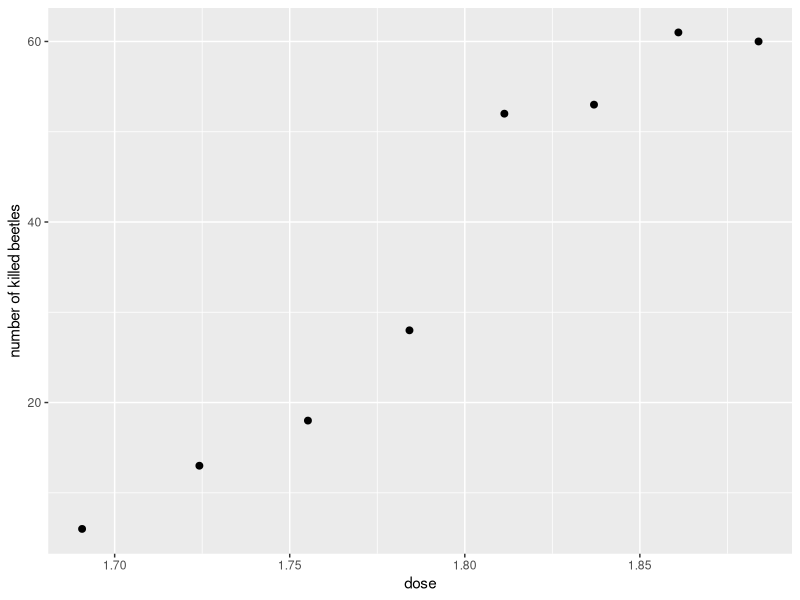
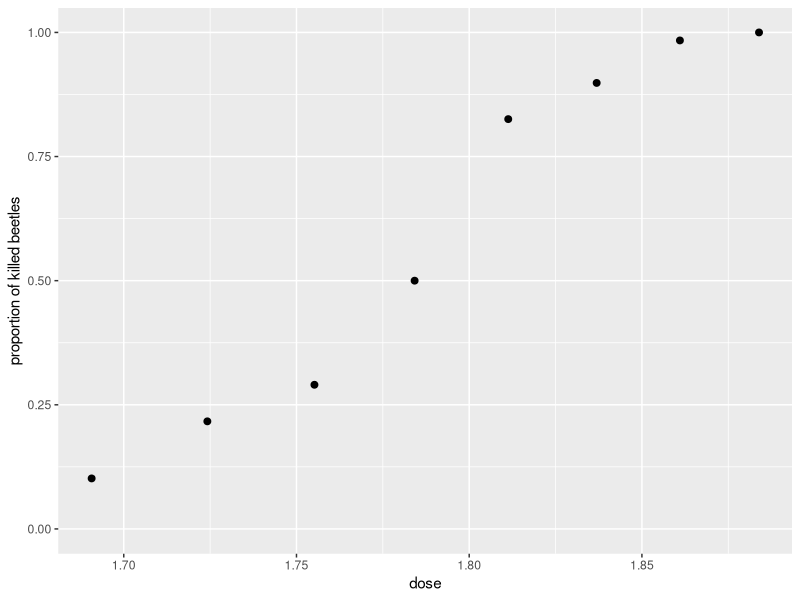
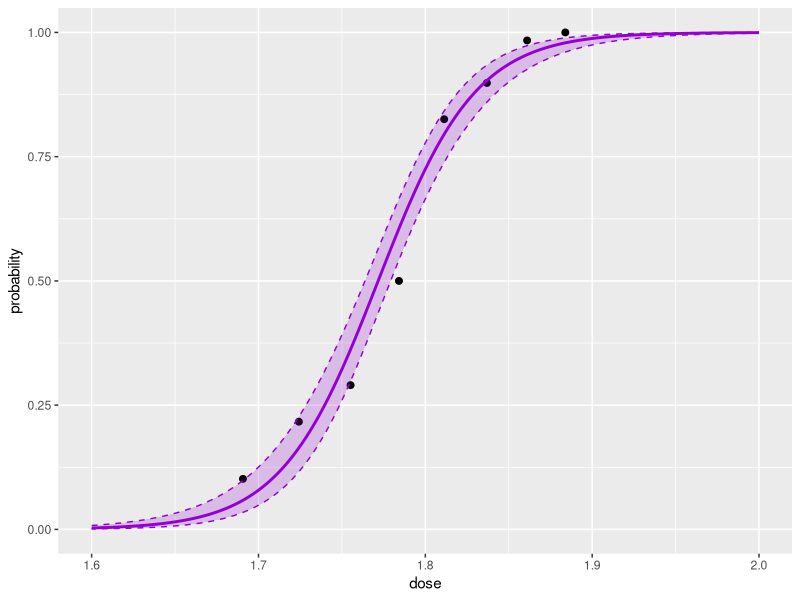
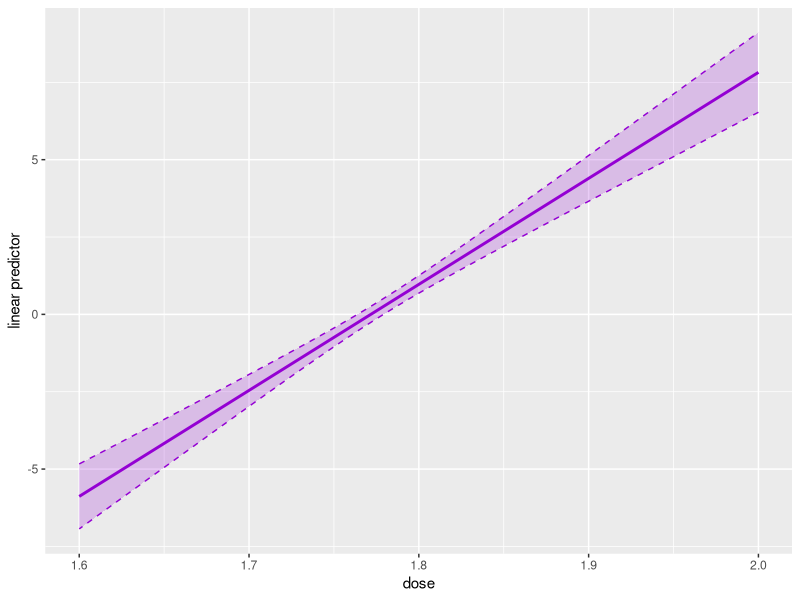
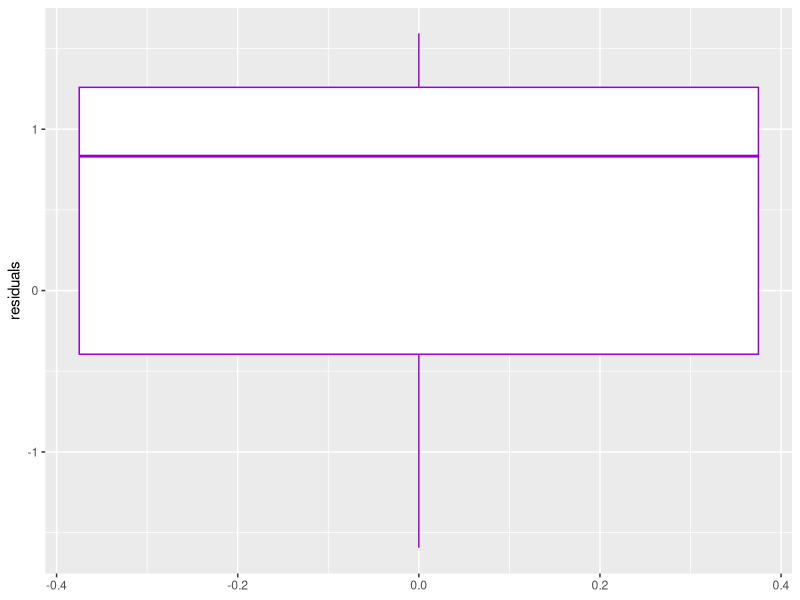
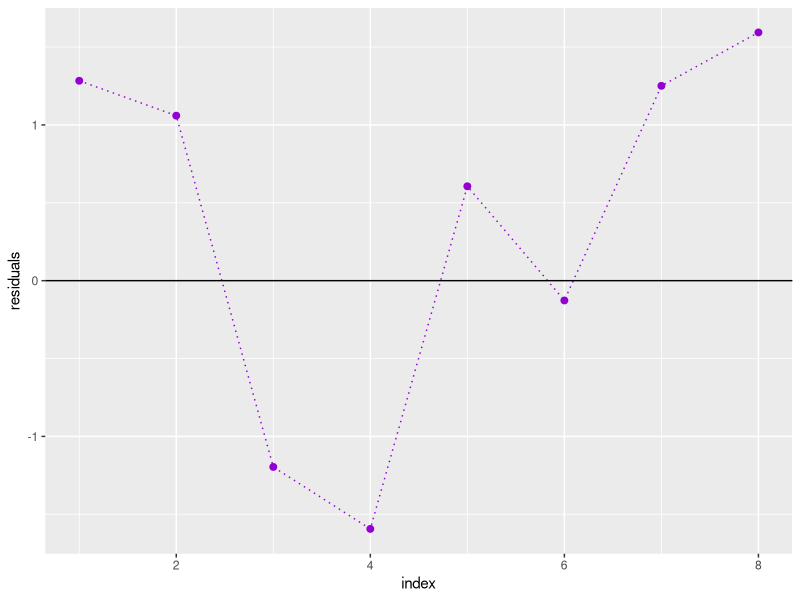
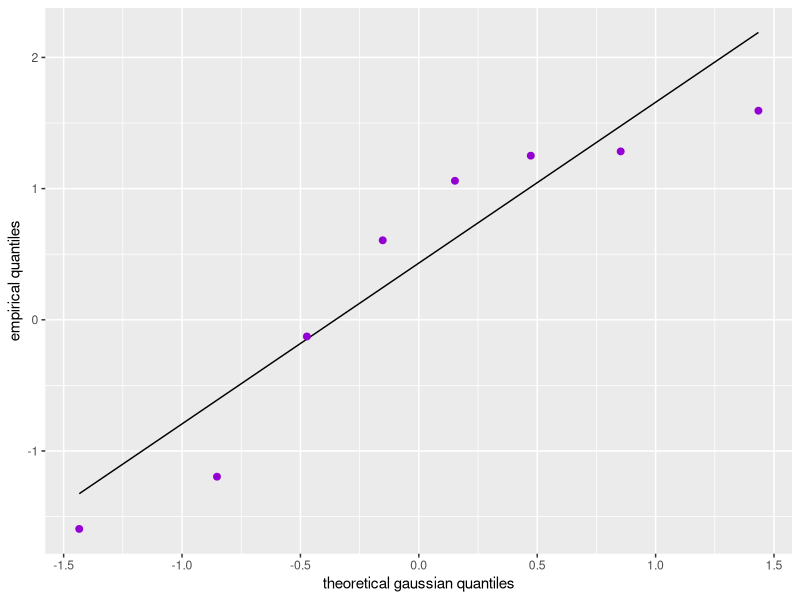
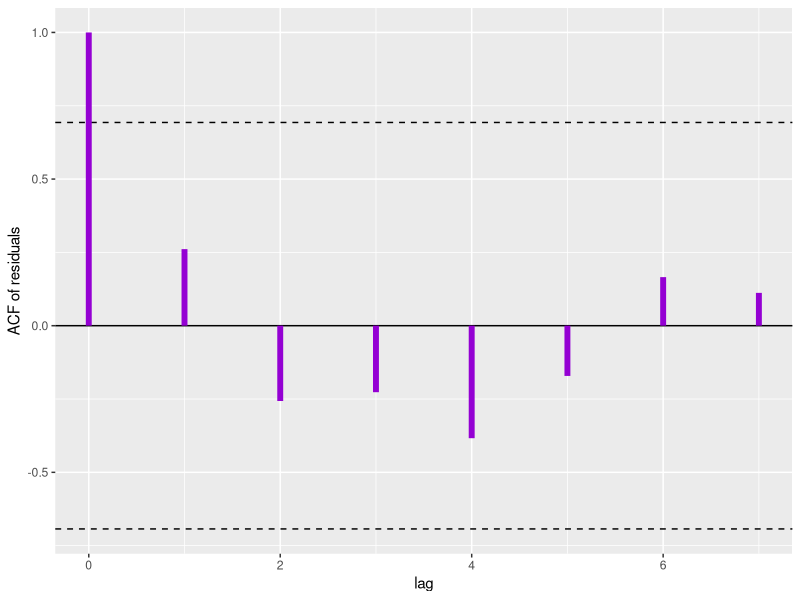

The R source for these figures, in order:
library("dplyr")
library("ggplot2")

dt <- read.csv2 (file = "data/beetle.csv")
str(dt)
dt <- dt |> mutate(
  prop = killed / population, 
  survived = population - killed
  )
summary(dt)
n <- nrow(dt)
alpha <- 0.05
q <- qnorm(1 - alpha / 2)

ggplot(dt, aes(x = dose, y = killed)) + 
  geom_point(size = 2.0) + 
  labs(x = "dose", y = "number of killed beetles")

ggplot(dt, aes(x = dose, y = prop)) + 
  geom_point(size = 2.0) + 
  labs(x = "dose", y = "proportion of killed beetles") + 
  ylim(c(0, 1))

# logit link 

model.logit <- glm(cbind(killed, survived) ~ dose, data = dt, family = binomial(link = "logit"))
summary(model.logit)

x.new <- data.frame(
  dose = seq(1.6, 2.0, by = 0.001)
  )

fit.logit <- predict(model.logit, x.new, type = "response", se.fit = FALSE) |> 
  as.data.frame() |> 
	cbind(x.new) |> 
  mutate(model = "logit")

eta.logit <- predict(model.logit, x.new, type = "link", se.fit = TRUE) |> 
  as.data.frame() |> 
	cbind(x.new) |> 
  transmute(
    model = "logit", 
    dose = dose, 
    eta = fit,                               # linear predictor
    eta.lower = fit - q * se.fit,            # lower bound ( 2.5%) for linear predictor
    eta.upper = fit + q * se.fit,            # upper bound (97.5%) for linear predictor
    fit = 1 / (1 + exp(-eta)),               # fit
    fit.lower = 1 / (1 + exp(- eta.lower)),  # lower bound ( 2.5%) for fit
    fit.upper = 1 / (1 + exp(- eta.upper))   # upper bound (97.5%) for fit
    )

ggplot() + 
  geom_point(data = dt, mapping = aes(x = dose, y = prop), size = 2.0) + 
  geom_ribbon(data = eta.logit, mapping = aes(x = dose, ymin = fit.lower, ymax = fit.upper), size = 0.5, alpha = 0.2, fill = "darkviolet", color = "darkviolet", linetype = "dashed") + 
  geom_line(data = eta.logit, aes(x = dose, y = fit), color = "darkviolet", size = 1.0) + 
  labs(x = "dose", y = "probability")

ggplot() + 
  geom_ribbon(data = eta.logit, mapping = aes(x = dose, ymin = eta.lower, ymax = eta.upper), size = 0.5, alpha = 0.2, fill = "darkviolet", color = "darkviolet", linetype = "dashed") + 
  geom_line(data = eta.logit, aes(x = dose, y = eta), color = "darkviolet", size = 1.0) + 
  labs(x = "dose", y = "linear predictor")

# residuals 
dr <- dt |> mutate(r = residuals(model.logit))
ggplot(dr, aes(y = r)) + 
  geom_boxplot(color = "darkviolet") + 
  labs(y = "residuals")
ggplot(dr, aes(x = 1:n, y = r)) + 
  geom_line(linetype = "dotted", color = "darkviolet") + 
  geom_point(size = 2.0, color = "darkviolet") + 
  geom_hline(yintercept = 0) + 
  labs(x = "index", y = "residuals")
ggplot(dr, aes(sample = r)) + 
	geom_qq_line(distribution = stats::qnorm) + 
	geom_qq(distribution = stats::qnorm, size = 2.0, color = "darkviolet") + 
	labs(x = "theoretical gaussian quantiles", y = "empirical quantiles")
w <- acf(dr$r, plot = FALSE)
acf <- data.frame(lag = c(w$lag), acf = c(w$acf))
acf.CI <- q / sqrt(n)
ggplot(acf, aes(x = lag, y = acf)) + 
  geom_hline(yintercept = 0) + 
  geom_hline(yintercept = -acf.CI, linetype = "dashed") +
  geom_hline(yintercept = acf.CI, linetype = "dashed") +
  geom_segment(mapping = aes(xend = lag, yend = 0), size = 2.0, color = "darkviolet") + 
	labs(x = "lag", y = "ACF of residuals")

# probit link 

model.probit <- glm(cbind(killed, survived) ~ dose, data = dt, family = binomial(link = "probit"))
summary(model.probit)

eta.probit <- predict(model.probit, x.new, type = "link", se.fit = TRUE) |> 
  as.data.frame() |> 
	cbind(x.new) |> 
  transmute(
    model = "probit", 
    dose = dose, 
    eta = fit,
    eta.lower = fit - q * se.fit,
    eta.upper = fit + q * se.fit,
    fit = pnorm(eta),
    fit.lower = pnorm(eta.lower),
    fit.upper = pnorm(eta.upper)
    )

ggplot() + 
  geom_point(data = dt, mapping = aes(x = dose, y = prop), size = 2.0) + 
  geom_ribbon(data = eta.probit, mapping = aes(x = dose, ymin = fit.lower, ymax = fit.upper), size = 0.5, alpha = 0.2, fill = "darkviolet", color = "darkviolet", linetype = "dashed") + 
  geom_line(data = eta.probit, aes(x = dose, y = fit), color = "darkviolet", size = 1.0) + 
  labs(x = "dose", y = "probability")

ggplot() + 
  geom_ribbon(data = eta.probit, mapping = aes(x = dose, ymin = eta.lower, ymax = eta.upper), size = 0.5, alpha = 0.2, fill = "darkviolet", color = "darkviolet", linetype = "dashed") + 
  geom_line(data = eta.probit, aes(x = dose, y = eta), color = "darkviolet", size = 1.0) + 
  labs(x = "dose", y = "linear predictor")

# residuals 
dr <- dt |> mutate(r = residuals(model.probit))
ggplot(dr, aes(y = r)) + 
  geom_boxplot(color = "darkviolet") + 
  labs(y = "residuals")
ggplot(dr, aes(x = 1:n, y = r)) + 
  geom_line(linetype = "dotted", color = "darkviolet") + 
  geom_point(size = 2.0, color = "darkviolet") + 
  geom_hline(yintercept = 0) + 
  labs(x = "index", y = "residuals")
ggplot(dr, aes(sample = r)) + 
	geom_qq_line(distribution = stats::qnorm) + 
	geom_qq(distribution = stats::qnorm, size = 2.0, color = "darkviolet") + 
	labs(x = "theoretical gaussian quantiles", y = "empirical quantiles")
w <- acf(dr$r, plot = FALSE)
acf <- data.frame(lag = c(w$lag), acf = c(w$acf))
acf.CI <- q / sqrt(n)
ggplot(acf, aes(x = lag, y = acf)) + 
  geom_hline(yintercept = 0) + 
  geom_hline(yintercept = -acf.CI, linetype = "dashed") +
  geom_hline(yintercept = acf.CI, linetype = "dashed") +
  geom_segment(mapping = aes(xend = lag, yend = 0), size = 2.0, color = "darkviolet") + 
	labs(x = "lag", y = "ACF of residuals")


# CLogLog link

model.CLogLog <- glm(cbind(killed, survived) ~ dose, data = dt, family = binomial(link = "cloglog"))
summary(model.CLogLog)

eta.CLogLog <- predict(model.CLogLog, x.new, type = "link", se.fit = TRUE) |> 
  as.data.frame() |> 
	cbind(x.new) |> 
  transmute(
    model = "CLogLog", 
    dose = dose, 
    eta = fit,
    eta.lower = fit - q * se.fit,
    eta.upper = fit + q * se.fit,
    fit = 1 - exp(- exp(eta)), 
    fit.lower = 1 - exp(- exp(eta.lower)),
    fit.upper = 1 - exp(- exp(eta.upper))
    )

ggplot() + 
  geom_point(data = dt, mapping = aes(x = dose, y = prop), size = 2.0) + 
  geom_ribbon(data = eta.CLogLog, mapping = aes(x = dose, ymin = fit.lower, ymax = fit.upper), size = 0.5, alpha = 0.2, fill = "darkviolet", color = "darkviolet", linetype = "dashed") + 
  geom_line(data = eta.CLogLog, aes(x = dose, y = fit), color = "darkviolet", size = 1.0) + 
  labs(x = "dose", y = "probability")

ggplot() + 
  geom_ribbon(data = eta.CLogLog, mapping = aes(x = dose, ymin = eta.lower, ymax = eta.upper), size = 0.5, alpha = 0.2, fill = "darkviolet", color = "darkviolet", linetype = "dashed") + 
  geom_line(data = eta.CLogLog, aes(x = dose, y = eta), color = "darkviolet", size = 1.0) + 
  labs(x = "dose", y = "linear predictor")

# residuals 
dr <- dt |> mutate(r = residuals(model.CLogLog))
ggplot(dr, aes(y = r)) + 
  geom_boxplot(color = "darkviolet") + 
  labs(y = "residuals")
ggplot(dr, aes(x = 1:n, y = r)) + 
  geom_line(linetype = "dotted", color = "darkviolet") + 
  geom_point(size = 2.0, color = "darkviolet") + 
  geom_hline(yintercept = 0) + 
  labs(x = "index", y = "residuals")
ggplot(dr, aes(sample = r)) + 
	geom_qq_line(distribution = stats::qnorm) + 
	geom_qq(distribution = stats::qnorm, size = 2.0, color = "darkviolet") + 
	labs(x = "theoretical gaussian quantiles", y = "empirical quantiles")
w <- acf(dr$r, plot = FALSE)
acf <- data.frame(lag = c(w$lag), acf = c(w$acf))
acf.CI <- q / sqrt(n)
ggplot(acf, aes(x = lag, y = acf)) + 
  geom_hline(yintercept = 0) + 
  geom_hline(yintercept = -acf.CI, linetype = "dashed") +
  geom_hline(yintercept = acf.CI, linetype = "dashed") +
  geom_segment(mapping = aes(xend = lag, yend = 0), size = 2.0, color = "darkviolet") + 
	labs(x = "lag", y = "ACF of residuals")

# summary 

eta <- rbind(eta.logit, eta.probit, eta.CLogLog)

ggplot() + 
  geom_point(data = dt, mapping = aes(x = dose, y = prop), size = 2.0, color = "black") + 
  geom_line(data = eta, aes(x = dose, y = fit, color = model), size = 1.0) + 
  labs(x = expression(paste("dose ", x)), y = expression(paste("probability ", p))) + 
  xlim(c(1.65, 1.9))

ggplot() + 
  geom_point(data = dt, mapping = aes(x = dose, y = prop), size = 2.0, color = "black") + 
  geom_ribbon(data = eta, mapping = aes(x = dose, ymin = fit.lower, ymax = fit.upper, color = model, fill = model), size = 0.5, alpha = 0.1, linetype = "dashed") + 
  geom_line(data = eta, aes(x = dose, y = fit, color = model), size = 1.0) + 
  labs(x = expression(paste("dose ", x)), y = expression(paste("probability ", p))) + 
  xlim(c(1.65, 1.9))

ggplot() + 
  geom_ribbon(data = eta, mapping = aes(x = dose, ymin = eta.lower, ymax = eta.upper, color = model, fill = model), size = 0.5, alpha = 0.1,linetype = "dashed") + 
  geom_line(data = eta, aes(x = dose, y = eta, color = model), size = 1.0) + 
  labs(x = expression(paste("dose ", x)), y = expression(paste("linear predictor ", eta))) + 
  xlim(c(1.65, 1.9)) + ylim(c(-5, 5.5))
  

